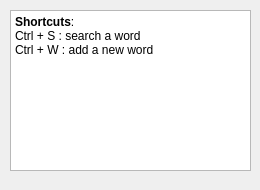
<?xml version="1.0" encoding="UTF-8"?>
<ui version="4.0">
 <class>HelpDialog</class>
 <widget class="QDialog" name="HelpDialog">
  <property name="geometry">
   <rect>
    <x>0</x>
    <y>0</y>
    <width>260</width>
    <height>190</height>
   </rect>
  </property>
  <property name="windowTitle">
   <string>Dialog</string>
  </property>
  <widget class="QTextBrowser" name="textBrowser">
   <property name="geometry">
    <rect>
     <x>10</x>
     <y>10</y>
     <width>241</width>
     <height>161</height>
    </rect>
   </property>
   <property name="html">
    <string>&lt;!DOCTYPE HTML PUBLIC &quot;-//W3C//DTD HTML 4.0//EN&quot; &quot;http://www.w3.org/TR/REC-html40/strict.dtd&quot;&gt;
&lt;html&gt;&lt;head&gt;&lt;meta name=&quot;qrichtext&quot; content=&quot;1&quot; /&gt;&lt;style type=&quot;text/css&quot;&gt;
p, li { white-space: pre-wrap; }
&lt;/style&gt;&lt;/head&gt;&lt;body style=&quot; font-family:'SimSun'; font-size:9pt; font-weight:400; font-style:normal;&quot;&gt;
&lt;p style=&quot; margin-top:0px; margin-bottom:0px; margin-left:0px; margin-right:0px; -qt-block-indent:0; text-indent:0px;&quot;&gt;&lt;span style=&quot; font-weight:600;&quot;&gt;Shortcuts&lt;/span&gt;:&lt;/p&gt;
&lt;p style=&quot; margin-top:0px; margin-bottom:0px; margin-left:0px; margin-right:0px; -qt-block-indent:0; text-indent:0px;&quot;&gt;Ctrl + S : search a word&lt;/p&gt;
&lt;p style=&quot; margin-top:0px; margin-bottom:0px; margin-left:0px; margin-right:0px; -qt-block-indent:0; text-indent:0px;&quot;&gt;Ctrl + W : add a new word&lt;/p&gt;&lt;/body&gt;&lt;/html&gt;</string>
   </property>
  </widget>
 </widget>
 <resources/>
 <connections/>
</ui>
